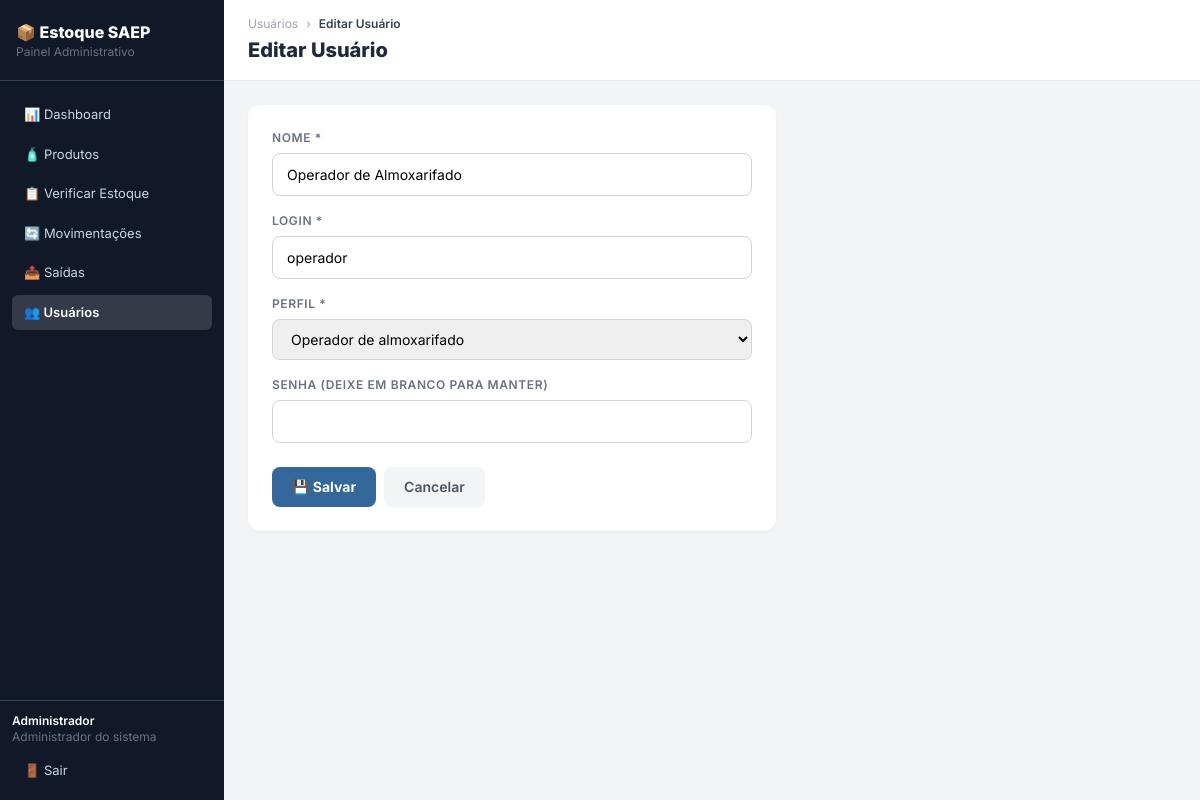
The page /usuario_form.php?id=2 (signed in) on the database its author committed.
### tables this page shows
CREATE TABLE `user` (
    id_user INT AUTO_INCREMENT NOT NULL PRIMARY KEY,
    nome VARCHAR(100) NOT NULL,
    login VARCHAR(50) NOT NULL UNIQUE,
    senha_hash VARCHAR(255) NOT NULL,
    perfil VARCHAR(10) NOT NULL DEFAULT 'OPERADOR' CHECK (perfil IN ('ADMIN', 'OPERADOR')),
    ativo TINYINT(1) NOT NULL DEFAULT 1
);

### includes/auth.php (called while the page is built, shortened)
<?php
require_once __DIR__ . '/../conexao.php';
function usuario_logado() {
    return $_SESSION['usuario'] ?? null;
}
function eh_admin() {
    $u = usuario_logado();
    return $u && $u['perfil'] === PERFIL_ADMIN;
}
function exigir_login() {
    global $pdo;
    $u = usuario_logado();
    if ($u) {
        $st = $pdo->prepare("SELECT id_user, nome, login, perfil FROM `user` WHERE id_user = ? AND ativo = 1");
        $st->execute([$u['id_user']]);
        $atual = $st->fetch();
        if ($atual) {
            return;
        }
    }
    exit;
}
function exigir_admin() {
    exigir_login();
}

### usuario_form.php (the view, shortened to what this page needs)
<?php
require_once __DIR__ . '/includes/auth.php';
exigir_admin();
$id = (int) ($_GET["id"] ?? $_POST["id"] ?? 0);
$nome = $login = "";
$perfil = PERFIL_OPERADOR;
if ($id) {
    $st = $pdo->prepare("SELECT * FROM `user` WHERE id_user = ?");
    $st->execute([$id]);
    $existente = $st->fetch();
    $nome = $existente["nome"];
    $login = $existente["login"];
    $perfil = $existente["perfil"];
}
require_once __DIR__ . '/includes/menu.php';
?>
    <main class="flex-1 flex flex-col">
        <div class="bg-white border-b border-gray-200 px-6 py-4">
            <div class="flex items-center gap-2 text-xs text-gray-400 mb-1">
                <a href="usuarios.php" class="hover:text-senai-blue">Usuários</a> ›
                <span class="text-gray-700 font-semibold"><?= $id ? "Editar" : "Novo" ?> Usuário</span>
            </div>
            <h1 class="text-xl font-extrabold text-gray-800"><?= $id ? "Editar" : "Novo" ?> Usuário</h1>
        </div>
        <div class="p-6 flex-1 max-w-xl">
            <div class="bg-white rounded-xl shadow-sm p-6">
                <form method="post">
                    <div class="mb-4">
                        <label class="form-label">Nome *</label>
                        <input type="text" name="nome" class="form-input" required maxlength="100" value="<?= htmlspecialchars($nome) ?>">
                    </div>
                    <div class="mb-4">
                        <label class="form-label">Login *</label>
                        <input type="text" name="login" class="form-input" required maxlength="50" value="<?= htmlspecialchars($login) ?>">
                    </div>
                    <div class="mb-4">
                        <label class="form-label">Perfil *</label>
                        <select name="perfil" class="form-input" required>
                            <?php foreach (PERFIS as $valor => $rotulo): ?>
                                <option value="<?= $valor ?>" <?= $perfil === $valor ? "selected" : "" ?>><?= $rotulo ?></option>
                            <?php endforeach; ?>
                        </select>
                    </div>
                    <div class="mb-6">
                        <label class="form-label">Senha <?= $id ? "(deixe em branco para manter)" : "*" ?></label>
                        <input type="password" name="senha" class="form-input" autocomplete="new-password" <?= $id ? "" : "required" ?> minlength="6">
                    </div>
                    <div class="flex gap-2">
                        <button type="submit" class="bg-senai-blue text-white font-bold px-5 py-2.5 rounded-lg text-sm hover:bg-senai-blue-dark transition">💾 Salvar</button>
                        <a href="usuarios.php" class="bg-gray-100 text-gray-600 font-semibold px-5 py-2.5 rounded-lg text-sm hover:bg-gray-200 transition">Cancelar</a>
                    </div>
                </form>
            </div>
        </div>
    </main>
</body>
</html>

### includes/menu.php (shortened to what this page needs)
<?php
$pagina = basename($_SERVER['PHP_SELF']);
$ativo = function ($prefixo) use ($pagina) {
    return strpos($pagina, $prefixo) === 0 ? 'active' : '';
};
?>
<!DOCTYPE html>
<html lang="pt-BR">
<head>
    <script src="https://cdn.tailwindcss.com"></script>
</head>
<body class="bg-gray-100 min-h-screen flex">
    <aside class="w-56 bg-gray-900 min-h-screen flex flex-col flex-shrink-0">
        <div class="px-4 py-5 border-b border-gray-700"><p class="text-white font-extrabold text-base">📦 Estoque SAEP</p><p class="text-gray-500 text-xs"><?= eh_admin() ? "Painel Administrativo" : "Painel do Almoxarifado" ?></p></div>
        <nav class="flex-1 p-3 space-y-1 pt-4">
            <a href="index.php"         class="nav-link <?= $ativo('index') ?>">📊 Dashboard</a>
            <a href="produtos.php"      class="nav-link <?= $ativo('produto') ?>">🧴 Produtos</a>
            <a href="estoque.php"       class="nav-link <?= $ativo('estoque') ?>">📋 Verificar Estoque</a>
            <a href="movimentacoes.php" class="nav-link <?= $ativo('movimentac') ?>">🔄 Movimentações</a>
            <a href="saidas.php"        class="nav-link <?= $ativo('saidas') ?>">📤 Saídas</a>
            <?php if (eh_admin()): ?>
            <a href="usuarios.php"      class="nav-link <?= $ativo('usuario') ?>">👥 Usuários</a>
            <?php endif; ?>
        </nav>
        <?php $u = usuario_logado(); if ($u): ?>
        <div class="p-3 border-t border-gray-700">
            <p class="text-white text-xs font-semibold truncate"><?= htmlspecialchars($u["nome"]) ?></p>
            <p class="text-gray-500 text-xs mb-2"><?= htmlspecialchars(PERFIS[$u["perfil"]] ?? $u["perfil"]) ?></p>
            <a href="logout.php" class="nav-link">🚪 Sair</a>
        </div>
        <?php endif; ?>
    </aside>

### includes/menu.php (style rules this page uses)
body { font-family: 'Inter', sans-serif; }
.nav-link { display:flex; align-items:center; gap:8px; padding:8px 12px; border-radius:6px; font-size:13px; cursor:pointer; transition:background .15s; color:#cbd5e1; }
.nav-link.active { background:rgba(255,255,255,.15); color:#fff; font-weight:600; }
.form-input { width:100%; border:1px solid #d1d5db; border-radius:8px; padding:10px 14px; font-size:14px; outline:none; transition:border .15s; }
.form-label { display:block; font-size:12px; font-weight:600; color:#6b7280; margin-bottom:6px; text-transform:uppercase; letter-spacing:.05em; }

### rows shown on the page
user: nome "Administrador", perfil "Administrador do sistema"
user: nome "Operador de Almoxarifado", login "operador", perfil "Operador de almoxarifado"
